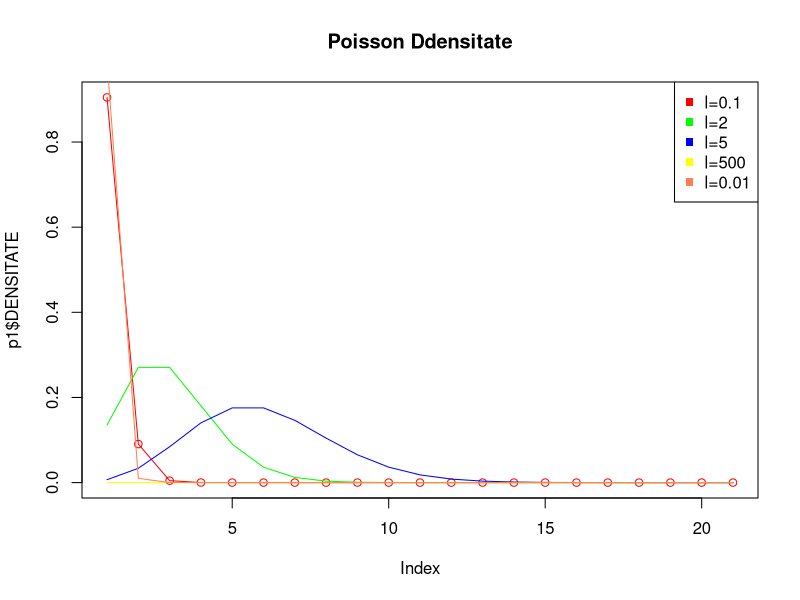
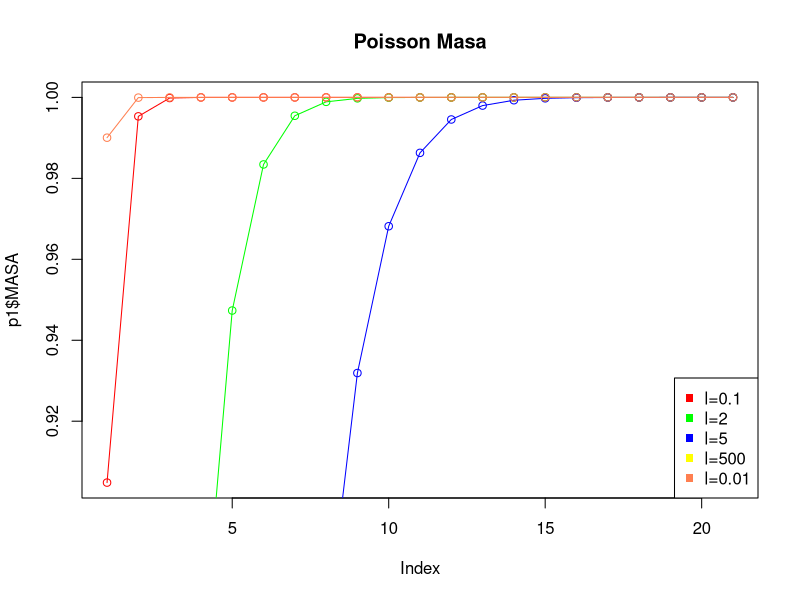
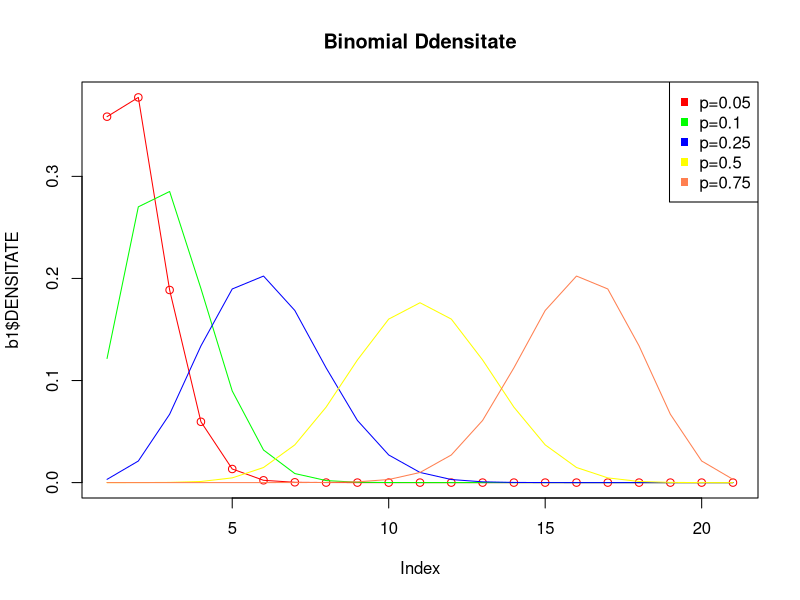
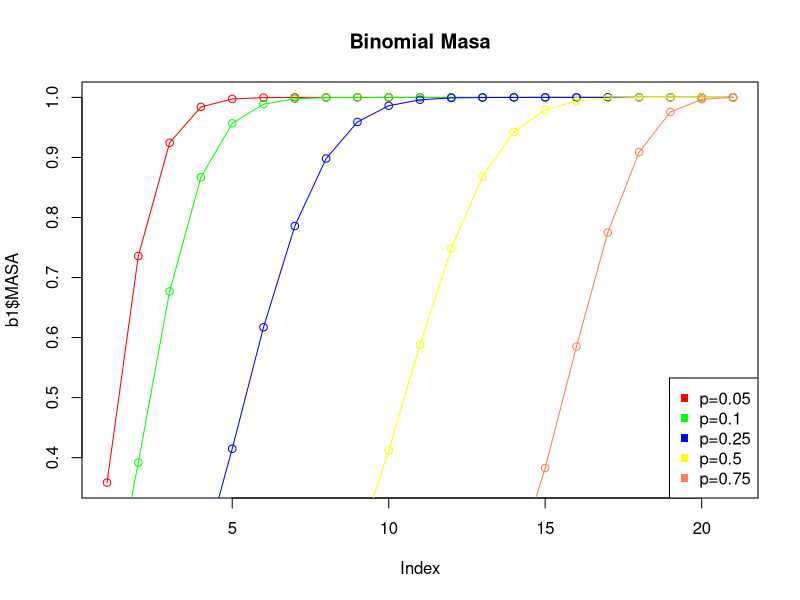
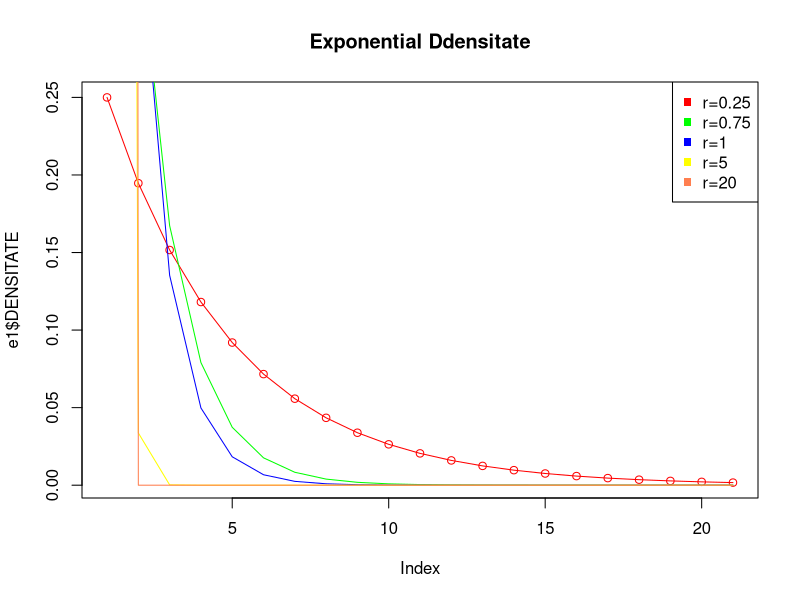
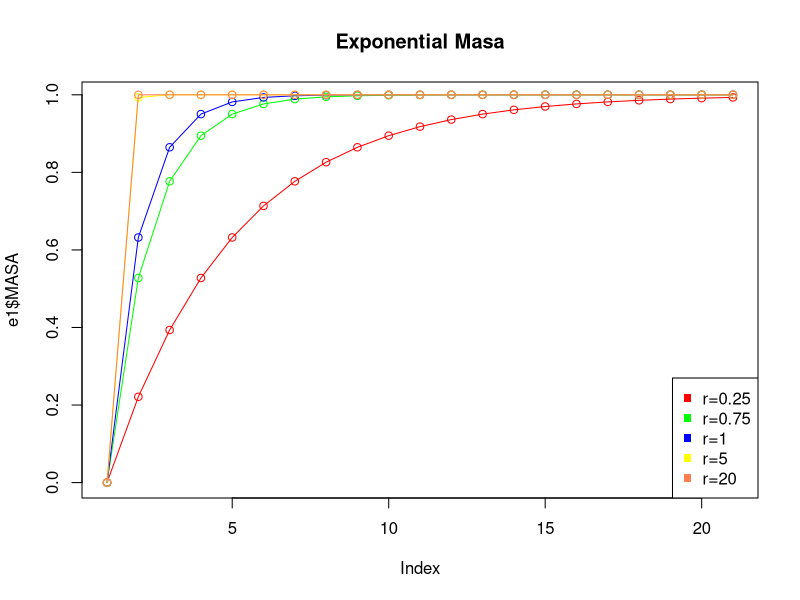
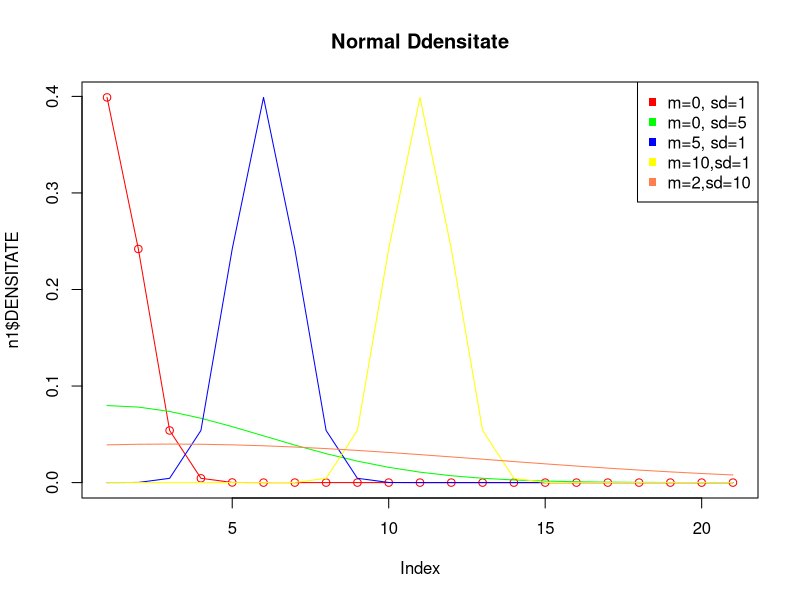
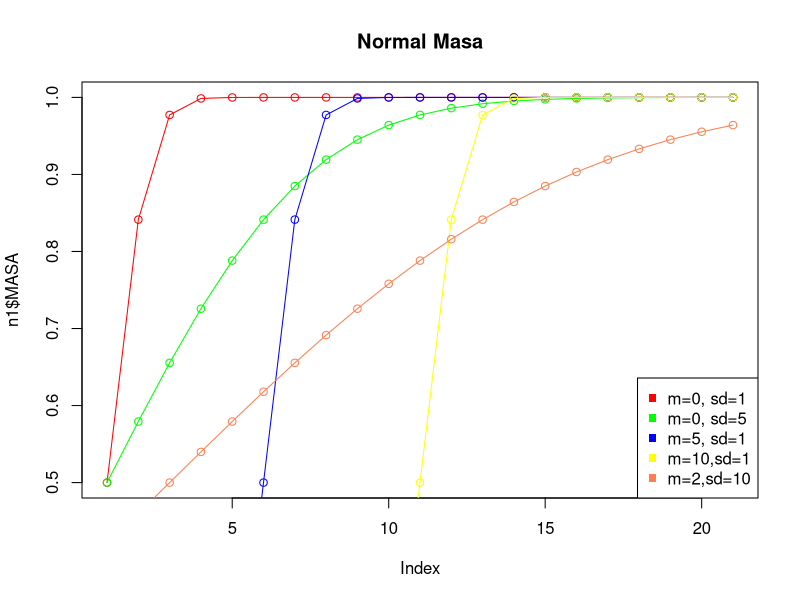

These charts were generated, in order, by the following R code:
#Proiect 1

#Ex 1 media si varianta 1000 v.a. independente

p = rpois(1000,500)
b = rbinom(1000, 10, 0.1)
e = rexp(1000,10)
n = rnorm(1000,500)
print(var(p))
print(mean(p))
print(var(b))
print(mean(b))
print(var(e))
print(mean(e))
print(var(n))
print(mean(n))

#Ex 2 si 3 graficele functiilor de masa, densitate si functiile de repartitie

##graficele poisson
p1 = data.frame(DENSITATE=dpois(0:20, 0.1), MASA=ppois(0:20, 0.1))
p2 = data.frame(DENSITATE=dpois(0:20, 2), MASA=ppois(0:20, 2))
p3 = data.frame(DENSITATE=dpois(0:20, 5), MASA=ppois(0:20, 5))
p4 = data.frame(DENSITATE=dpois(0:20, 500), MASA=ppois(0:20, 500))
p5 = data.frame(DENSITATE=dpois(0:20, 0.01), MASA=ppois(0:20, 0.01))

plot(p1$DENSITATE, type="o",col="red", main="Poisson Ddensitate") 
lines(p2$DENSITATE,Type="o",col="green")
lines(p3$DENSITATE,Type="o",col="blue")
lines(p4$DENSITATE,Type="o",col="yellow")
lines(p5$DENSITATE,Type="o",col="coral")
legend("topright",c("l=0.1","l=2","l=5","l=500", "l=0.01"), col=c("red","green","blue","yellow","coral"),pch=15)

plot(p1$MASA,type="o",col="red", main="Poisson Masa") 
lines(p2$MASA,type="o",col="green")
lines(p3$MASA,type="o",col="blue")
lines(p4$MASA,type="o",col="yellow")
lines(p5$MASA,type="o",col="coral")
legend("bottomright",c("l=0.1","l=2","l=5","l=500", "l=0.01"), col=c("red","green","blue","yellow","coral"),pch=15)

##graficele binomial
b1 = data.frame(DENSITATE=dbinom(0:20, 20, 0.05), MASA=pbinom(0:20, 20, 0.05))
b2 = data.frame(DENSITATE=dbinom(0:20, 20, 0.1), MASA=pbinom(0:20, 20, 0.1))
b3 = data.frame(DENSITATE=dbinom(0:20, 20, 0.25), MASA=pbinom(0:20, 20, 0.25))
b4 = data.frame(DENSITATE=dbinom(0:20, 20, 0.5), MASA=pbinom(0:20, 20, 0.5))
b5 = data.frame(DENSITATE=dbinom(0:20, 20, 0.75), MASA=pbinom(0:20, 20, 0.75))

plot(b1$DENSITATE, type="o",col="red", main="Binomial Ddensitate")
lines(b2$DENSITATE,Type="o",col="green")
lines(b3$DENSITATE,Type="o",col="blue")
lines(b4$DENSITATE,Type="o",col="yellow")
lines(b5$DENSITATE,Type="o",col="coral")
legend("topright",c("p=0.05","p=0.1","p=0.25","p=0.5", "p=0.75"), col=c("red","green","blue","yellow","coral"),pch=15)

plot(b1$MASA,type="o",col="red", main="Binomial Masa")
lines(b2$MASA,type="o",col="green")
lines(b3$MASA,type="o",col="blue")
lines(b4$MASA,type="o",col="yellow")
lines(b5$MASA,type="o",col="coral")
legend("bottomright",c("p=0.05","p=0.1","p=0.25","p=0.5", "p=0.75"), col=c("red","green","blue","yellow","coral"),pch=15)

##graficele exponential
e1 = data.frame(DENSITATE=dexp(0:20, 0.25), MASA=pexp(0:20, 0.25))
e2 = data.frame(DENSITATE=dexp(0:20, 0.75), MASA=pexp(0:20, 0.75))
e3 = data.frame(DENSITATE=dexp(0:20, 1), MASA=pexp(0:20, 1))
e4 = data.frame(DENSITATE=dexp(0:20, 5), MASA=pexp(0:20, 5))
e5 = data.frame(DENSITATE=dexp(0:20, 20), MASA=pexp(0:20, 20))

plot(e1$DENSITATE, type="o",col="red", main="Exponential Ddensitate")
lines(e2$DENSITATE,Type="o",col="green")
lines(e3$DENSITATE,Type="o",col="blue")
lines(e4$DENSITATE,Type="o",col="yellow")
lines(e5$DENSITATE,Type="o",col="coral")
legend("topright",c("r=0.25","r=0.75","r=1","r=5", "r=20"), col=c("red","green","blue","yellow","coral"),pch=15)

plot(e1$MASA,type="o",col="red", main="Exponential Masa") 
lines(e2$MASA,type="o",col="green")
lines(e3$MASA,type="o",col="blue")
lines(e4$MASA,type="o",col="yellow")
lines(e5$MASA,type="o",col="coral")
legend("bottomright",c("r=0.25","r=0.75","r=1","r=5", "r=20"), col=c("red","green","blue","yellow","coral"),pch=15)

##graficele normal
n1 = data.frame(DENSITATE=dnorm(0:20, 0, 1), MASA=pnorm(0:20, 0, 1))
n2 = data.frame(DENSITATE=dnorm(0:20, 0, 5), MASA=pnorm(0:20, 0, 5))
n3 = data.frame(DENSITATE=dnorm(0:20, 5, 1), MASA=pnorm(0:20, 5, 1))
n4 = data.frame(DENSITATE=dnorm(0:20, 10, 1), MASA=pnorm(0:20, 10, 1))
n5 = data.frame(DENSITATE=dnorm(0:20, 2, 10), MASA=pnorm(0:20, 2, 10))

plot(n1$DENSITATE, type="o",col="red", main="Normal Ddensitate")
lines(n2$DENSITATE,Type="o",col="green")
lines(n3$DENSITATE,Type="o",col="blue")
lines(n4$DENSITATE,Type="o",col="yellow")
lines(n5$DENSITATE,Type="o",col="coral")
legend("topright",c("m=0, sd=1","m=0, sd=5","m=5, sd=1","m=10,sd=1", "m=2,sd=10"), col=c("red","green","blue","yellow","coral"),pch=15)

plot(n1$MASA,type="o",col="red", main="Normal Masa") 
lines(n2$MASA,type="o",col="green")
lines(n3$MASA,type="o",col="blue")
lines(n4$MASA,type="o",col="yellow")
lines(n5$MASA,type="o",col="coral")
legend("bottomright",c("m=0, sd=1","m=0, sd=5","m=5, sd=1","m=10,sd=1", "m=2,sd=10"), col=c("red","green","blue","yellow","coral"),pch=15)

#Ex 4

##generare seturi de date dist Poisson si Binomial
p10 = data.frame(DENSITATE=dpois(0:10, 1), MASA=ppois(0:10,1))
p25 = data.frame(DENSITATE=dpois(0:25, 1), MASA=ppois(0:25,1))
p50 = data.frame(DENSITATE=dpois(0:50, 1), MASA=ppois(0:50,1))
p100 = data.frame(DENSITATE=dpois(0:100, 1), MASA=ppois(0:100,1))
b10 = data.frame(DENSITATE=dbinom(0:10, 10, 0.1), MASA=pbinom(0:10, 10, 0.1))
b25 = data.frame(DENSITATE=dbinom(0:25, 25, 0.04), MASA=pbinom(0:25, 25, 0.04))
b50 = data.frame(DENSITATE=dbinom(0:50, 50, 0.02), MASA=pbinom(0:50, 50, 0.02))
b100 = data.frame(DENSITATE=dbinom(0:100, 100, 0.01), MASA=pbinom(0:100, 100, 0.01))

##Poisson 1 si Biniomial 10
plot(p10$DENSITATE,type="o",col="red", main="Poisson 1 si Biniomial 10 DENSITATE") 
lines(b10$DENSITATE,type="o",col="green")
legend("topright",c("poisson","binomial"), col=c("red","green"),pch=15)
plot(p10$MASA,type="o",col="red", main="Poisson 1 si Biniomial 10 MASA") 
lines(b10$MASA,type="o",col="green")
legend("bottomright",c("poisson","binomial"), col=c("red","green"),pch=15)

##Poisson 1 si Biniomial 25
plot(p25$DENSITATE,type="o",col="red", main="Poisson 1 si Biniomial 25 DENSITATE") 
lines(b25$DENSITATE,type="o",col="green")
legend("topright",c("poisson","binomial"), col=c("red","green"),pch=15)
plot(p25$MASA,type="o",col="red", main="Poisson 1 si Biniomial 25 MASA") 
lines(b25$MASA,type="o",col="green")
legend("bottomright",c("poisson","binomial"), col=c("red","green"),pch=15)

##Poisson 1 si Biniomial 50
plot(p50$DENSITATE,type="o",col="red", main="Poisson 1 si Biniomial 50 DENSITATE") 
lines(b50$DENSITATE,type="o",col="green")
legend("topright",c("poisson","binomial"), col=c("red","green"),pch=15)
plot(p50$MASA,type="o",col="red", main="Poisson 1 si Biniomial 50 MASA") 
lines(b50$MASA,type="o",col="green")
legend("bottomright",c("poisson","binomial"), col=c("red","green"),pch=15)

##Poisson 1 si Biniomial 100
plot(p100$DENSITATE,type="o",col="red", main="Poisson 1 si Biniomial 100 DENSITATE") 
lines(b100$DENSITATE,type="o",col="green")
legend("topright",c("poisson","binomial"), col=c("red","green"),pch=15)
plot(p100$MASA,type="o",col="red", main="Poisson 1 si Biniomial 100 MASA") 
lines(b100$MASA,type="o",col="green")
legend("bottomright",c("poisson","binomial"), col=c("red","green"),pch=15)

